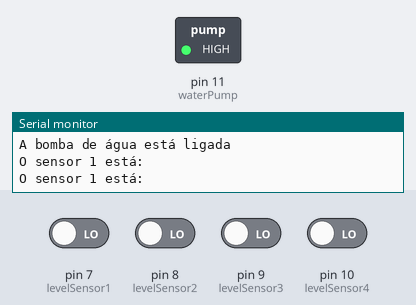
Simulated run of this sketch. Board: Arduino Uno, built with avr-gcc and run on an emulated ATmega328P. On the bench: switched loads named in the sketch (green lamp = pin HIGH), the last lines printed to the serial monitor. The test bench sets the inputs (shaded band); at power-on: pin 7 (levelSensor1), pin 8 (levelSensor2), pin 9 (levelSensor3), pin 10 (levelSensor4) LOW.

Above: at 1.2 s.
1.3 s: pin 10 (levelSensor4) driven HIGH
At 2.3 s:
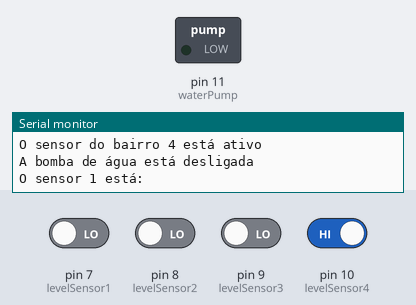
13.6 s: pin 10 (levelSensor4) driven LOW
At 14.6 s:
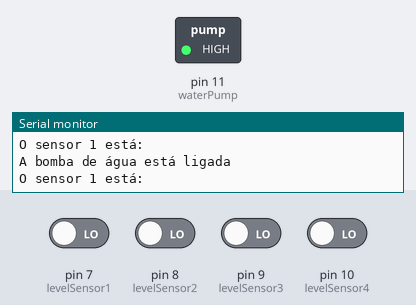
Timing chart, 0 to 16.1 s (numbered marks = the images above; inputs shaded):
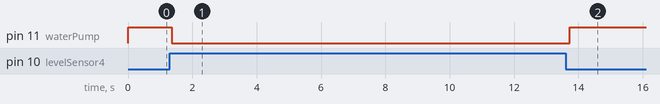

The sketch:

hidraulica.ino
```cpp
#define waterPump 11
#define levelSensor4 10
#define levelSensor3 9
#define levelSensor2 8
#define levelSensor1 7

void setup() {
  //Define como saída e entrada, respectivamente a bomba de água e o sensor de nível
  pinMode(waterPump, OUTPUT);
  pinMode(levelSensor4, INPUT);
  pinMode(levelSensor3, INPUT);
  pinMode(levelSensor2, INPUT);
  pinMode(levelSensor1, INPUT);

  Serial.begin(9600);
}

void loop() {
  //Caso a água chegue no nivel, ele desliga a bomba de água
  if(digitalRead(levelSensor4) == HIGH){
    digitalWrite(waterPump, LOW);
    Serial.println("O sensor do bairro 4 está ativo");
    Serial.println("A bomba de água está desligada");
  }else {
    digitalWrite(waterPump, HIGH);
    Serial.println("A bomba de água está ligada");
 }

 Serial.println("O sensor 1 está: " + digitalRead(levelSensor3));
 Serial.println("O sensor 1 está: " + digitalRead(levelSensor2));
 Serial.println("O sensor 1 está: " + digitalRead(levelSensor1));
}
```

Measured:
- after the input at 1.3 s, pin 11 (waterPump): HIGH → LOW after 0.05 s
- after the input at 13.6 s, pin 11 (waterPump): LOW → HIGH after 0.13 s
